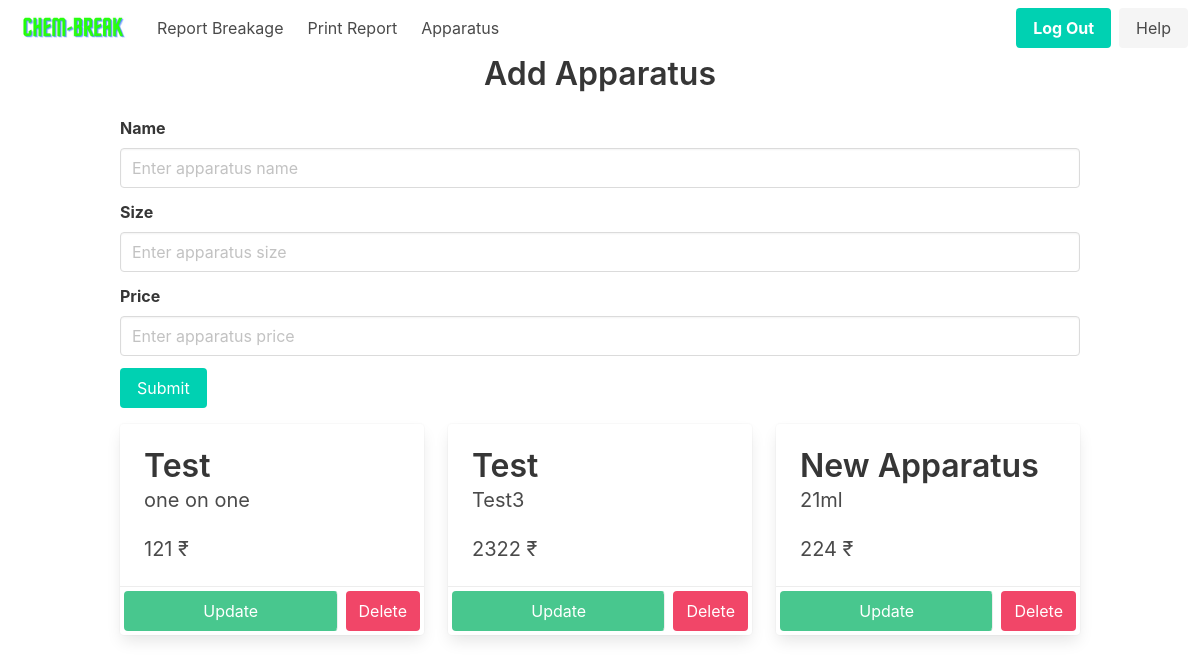
The app's page /home/apparatus (signed in), older data.
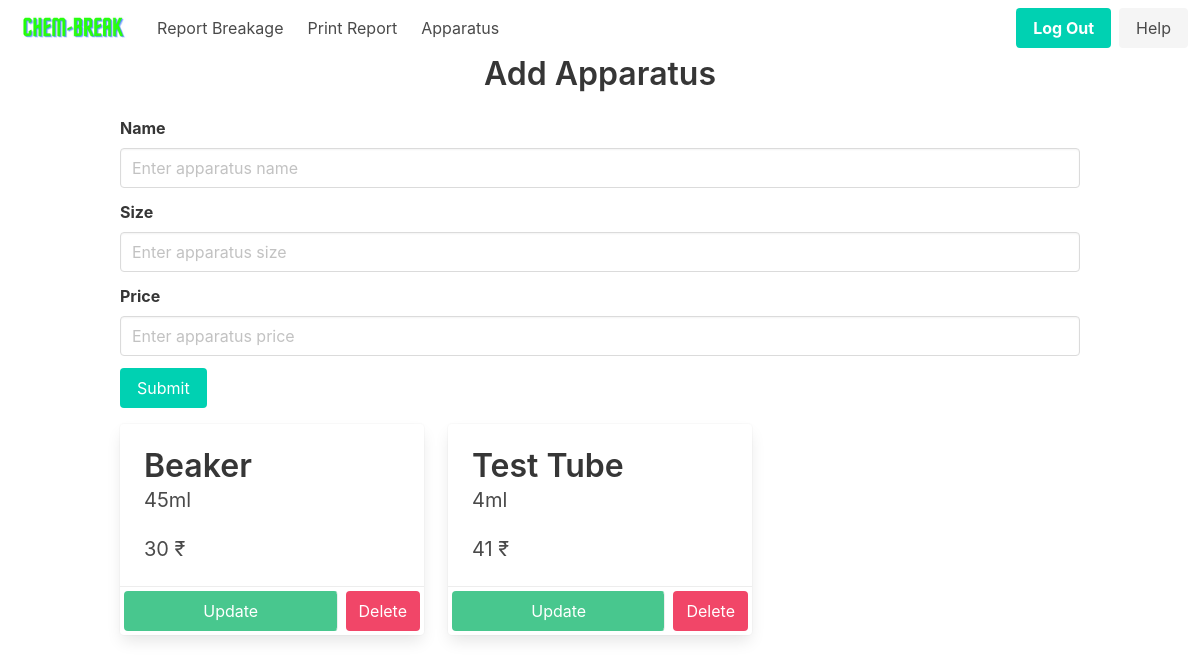
The same page, newer data.
### app/models.py (models this page shows)
class Apparatus(db.Model):
    __tablename__ = "apparatus"
    id = db.Column(db.Integer, primary_key=True)
    name = db.Column(db.String(100), nullable=False)
    size = db.Column(db.String(100), nullable=False)
    price = db.Column(db.Integer, nullable=False)

### app/routes.py (the view)
@main.route('/home/apparatus')
@login_required
def apparatus():
    return render_template('apparatus.html', apparatuses=Apparatus.query.all())

### app/__init__.py (called while the page is built)
def create_app(config=None):
    app = Flask(__name__)
    if config:
        app.config.from_object(config)
    db.init_app(app)
    login_manager = LoginManager()
    login_manager.login_view = 'auth.login'
    login_manager.init_app(app)
    with app.app_context():
        from app.models import User, Breakage, Student, Apparatus, Record, Bank
        db.create_all()
    from app.models import User
    @login_manager.user_loader
    def load_user(user_id):
        return User.query.get(int(user_id))
    from .auth import auth as auth_blueprint
    app.register_blueprint(auth_blueprint)
    from .routes import main as main_blueprint
    app.register_blueprint(main_blueprint)
    return app

### app/templates/apparatus.html (shortened to what this page needs)
{% extends 'nav_base.html' %}
{% block content %}
<div class="container is-max-desktop">
    <h1 class="title has-text-centered">Add Apparatus</h1>
    <form method="post">
        <div class="field">
            <label class="label">Name</label>
            <div class="control">
                <input class="input" type="text" placeholder="Enter apparatus name" name="name" required>
            </div>
        </div>
        <div class="field">
            <label class="label">Size</label>
            <div class="control">
                <input class="input" type="text" placeholder="Enter apparatus size" name="size">
            </div>
        </div>
        <div class="field">
            <label class="label">Price</label>
            <div class="control">
                <input class="input" type="number" placeholder="Enter apparatus price" name="price" min="0" required>
            </div>
        </div>
        <div class="field">
            <div class="control">
                <button class="button is-primary" type="submit">Submit</button>
            </div>
        </div>
    </form>
</div>
<div class="container mt-4">
    <div class="columns is-multiline">
        {% for apparatus in apparatuses %}
        <div class="column is-one-third">
            <div class="card">
                <div class="card-content">
                    <p class="title">{{ apparatus.name }}</p>
                    <p class="subtitle">{{ apparatus.size }}</p>
                    <p class="subtitle">{{ apparatus.price }} ₹</p>
                </div>
                <footer class="card-footer">
                    <a href="{{ url_for('main.update_apparatus', id = apparatus.id) }}" class="card-footer-item button is-success m-1">Update</a>
                    <form action="{{ url_for('main.delete_apparatus', id=apparatus.id) }}" method="POST">
                        <button type="submit" class="card-footer-item button is-danger m-1">Delete</button>
                    </form>
                </footer>
            </div>
        </div>
        {% endfor %}
    </div>
</div>
{% endblock %}

### app/templates/nav_base.html (shortened to what this page needs)
<!DOCTYPE html>
<html lang="en">
<head>
    <link rel="stylesheet" href="https://cdn.jsdelivr.net/npm/bulma@0.9.4/css/bulma.min.css">
    <link rel="stylesheet" href="https://cdnjs.cloudflare.com/ajax/libs/font-awesome/6.3.0/css/all.min.css"
 />
</head>
<body>
    <nav class="navbar" role="navigation" aria-label="main navigation">
        <div class="navbar-brand">
            <a class="navbar-item" href="{{ url_for('main.home') }}">
                <img src="{{ url_for('static', filename='logo-home.png')}}">
            </a>
        </div>
        <div id="navbarBasicExample" class="navbar-menu">
            <div class="navbar-start">
                <a class="navbar-item">
                    Report Breakage
                </a>
                <a class="navbar-item">
                    Print Report
                </a>
                <a class="navbar-item">
                    Apparatus
                </a>
            </div>
            <div class="navbar-end">
                <div class="navbar-item">
                    <div class="buttons">
                        <a class="button is-primary" href="{{ url_for('auth.logout')}}">
                            <strong>Log Out</strong>
                        </a>
                        <a class="button is-light" href="{{ url_for('main.help') }}">
                            Help
                        </a>
                    </div>
                </div>
            </div>
        </div>
    </nav>
    {% block content %}
    {% endblock %}
</body>
</html>

Row changes from the older to the newer data that the page shows:
removed Apparatus: name "Test", size "one on one", price "121"
removed Apparatus: name "New Apparatus", size "21ml", price "224"
added Apparatus: name "Beaker", size "45ml", price "30"
changed Apparatus: name "Test" → "Test Tube"; size "Test3" → "4ml"; price "2322" → "41"
